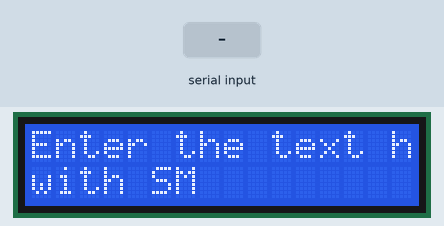
Recording of a sketch running on a simulated Arduino Uno, built with avr-gcc and run on an emulated ATmega328P. Parts: 16×2 character LCD. The test bench sets the inputs (shaded band).

Above: at 1.2 s.
1.3 s: "1" received over Serial
At 2.8 s:
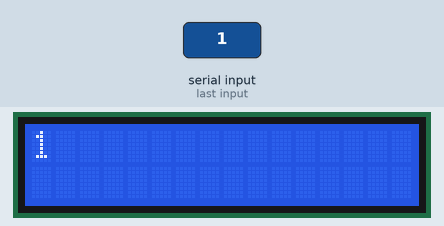
3.8 s: "0" received over Serial
At 5.9 s:
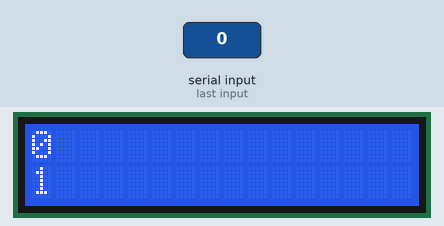
6.3 s: "2" received over Serial
At 7.8 s:
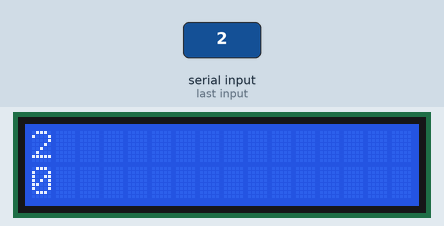
Timing chart, 0 to 9.3 s (numbered marks = the images above; inputs shaded):
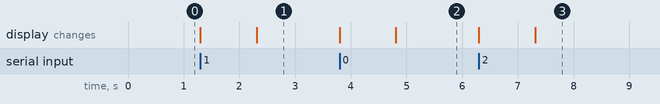

The sketch:

display.ino
```cpp
#include "LiquidCrystal_PCF8574.h"

// Address of the display
LiquidCrystal_PCF8574 display(0x27);
String message;


void setup() {
  Serial.begin(9600);

  display.begin(16, 2);
  display.setBacklight(255);

  display.print("Enter the text here");

  display.setCursor(0, 1);
  display.print("with SM");
}

void loop() {
  if (Serial.available()) {
    display.clear();

    String tmp = Serial.readString();
    display.setCursor(0, 1);
    display.print(message);


    message = tmp;
    display.setCursor(0, 0);
    display.print(message);
  }

}
```

Measured:
- after the input at 1.3 s, the display: first changes at once (image 1 shows a later state)
- after the input at 3.8 s, the display: first changes at once (image 2 shows a later state)
- after the input at 6.3 s, the display: first changes at once (image 3 shows a later state)
